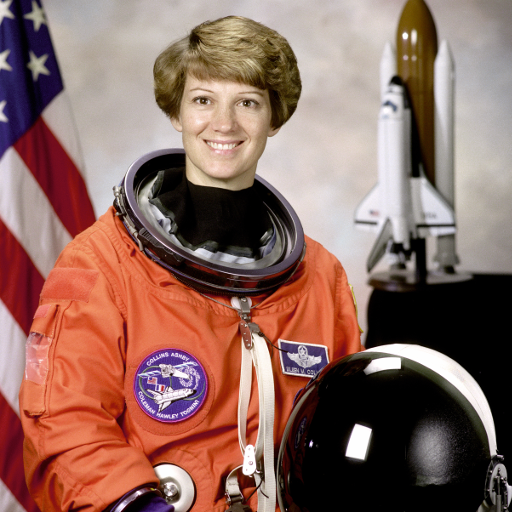
#> input picture Images/astronaut.png, 512 x 512 px; its folder holds 5 pictures in this run
$ jupyter execute Edge_Detection.ipynb   (older library calls are emulated)
#> lines starting #> are read from the running program, lines starting #| are printed output that depends on the picture
### **Edge Detection**

[](https://colab.research.google.com/github/jrafa1607/Computer_Vision_In_Python/blob/main/Algorithms/Edge_Detection.ipynb)

> Edges are places where the intensity changes sharply. They outline objects and are the starting point for segmentation and recognition. This notebook compares the **Roberts**, **Prewitt**, and **Sobel** gradient operators, the **Laplacian** (second derivative), and the multi-stage **Canny** detector.

[cell 1]
# Import libraries and helpers (images load from ../Images locally, or from GitHub in Colab)
import os
import urllib.request

import cv2
import numpy as np
from matplotlib import pyplot as plt

BASE_URL = "https://raw.githubusercontent.com/jrafa1607/Computer_Vision_In_Python/main/Images/"

def load_image(name, flags=cv2.IMREAD_COLOR):
    """Returns the image in OpenCV format (BGR for color images)."""
#> called with name = 'astronaut.png', flags = 1
    local = os.path.join("..", "Images", name)
    if os.path.exists(local):
        data = np.fromfile(local, np.uint8)
    else:
        with urllib.request.urlopen(BASE_URL + name) as response:
            data = np.frombuffer(response.read(), np.uint8)
    return cv2.imdecode(data, flags)
#> returned value is the input picture: shape (512, 512, 3); mean B, G, R 96.5, 105.8, 141.6

def show(images, titles, size=(14, 4)):
    """Shows images side by side; color images are converted from BGR to RGB for Matplotlib."""
    fig, axes = plt.subplots(1, len(images), figsize=size)
    for ax, image, title in zip(np.atleast_1d(axes), images, titles):
        if image.ndim == 3:
            ax.imshow(cv2.cvtColor(image, cv2.COLOR_BGR2RGB))
        else:
            ax.imshow(image, cmap="gray", vmin=0, vmax=255)
        ax.set_title(title)
        ax.axis("off")
    plt.tight_layout()
    plt.show()

[cell 2]
# Load the image and convert it to grayscale
img = load_image("astronaut.png")
gray = cv2.cvtColor(img, cv2.COLOR_BGR2GRAY)
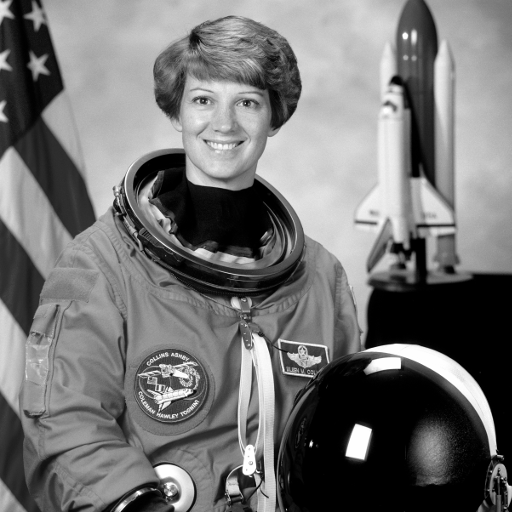
#> gray: shape (512, 512); min 0, max 255, mean 115.4

#### **01. Gradient Operators**

Each operator estimates the horizontal (`Gx`) and vertical (`Gy`) derivatives with a pair of kernels. The edge strength is the **gradient magnitude** `sqrt(Gx² + Gy²)`.

| Operator | Kernel size | Characteristics |
| --- | :---: | --- |
| Roberts | 2×2 | Diagonal differences; simple, very sensitive to noise |
| Prewitt | 3×3 | Equal weights; detects horizontal and vertical edges |
| Sobel | 3×3 | Center weight 2; smooths while differentiating, less noisy |

The kernels produce **negative values** (dark-to-bright and bright-to-dark transitions have opposite signs), so the computation must use floating point. With 8-bit output, the negative half of every edge is clipped to zero.

[cell 3]
# Gradient magnitude for Roberts, Prewitt, and Sobel (computed in float)
def gradient_magnitude(image, kx, ky):
    image = image.astype(np.float32)
    gx = cv2.filter2D(image, cv2.CV_32F, kx)
    gy = cv2.filter2D(image, cv2.CV_32F, ky)
    return np.clip(np.sqrt(gx ** 2 + gy ** 2), 0, 255).astype(np.uint8)
#> returned value: shape (512, 512)

roberts = gradient_magnitude(gray, np.array([[1, 0], [0, -1]], np.float32), np.array([[0, 1], [-1, 0]], np.float32))
prewitt = gradient_magnitude(gray, np.array([[-1, 0, 1]] * 3, np.float32), np.array([[-1, -1, -1], [0, 0, 0], [1, 1, 1]], np.float32))
#> in gradient_magnitude (call 2), `gy = cv2.filter2D(image, cv2.CV_32F, ky)`:
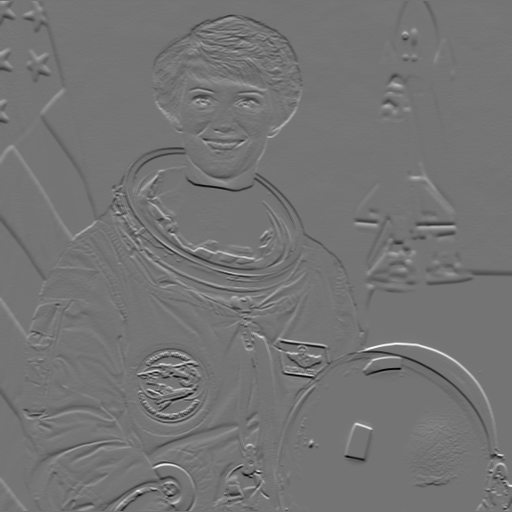
#> gy: shape (512, 512) float32; min -635, max 749, mean -1.3; drawn with min black and max white
#> in gradient_magnitude (call 2), `return np.clip(np.sqrt(gx ** 2 + gy ** 2), 0, 255).astype(np.uint8)`:
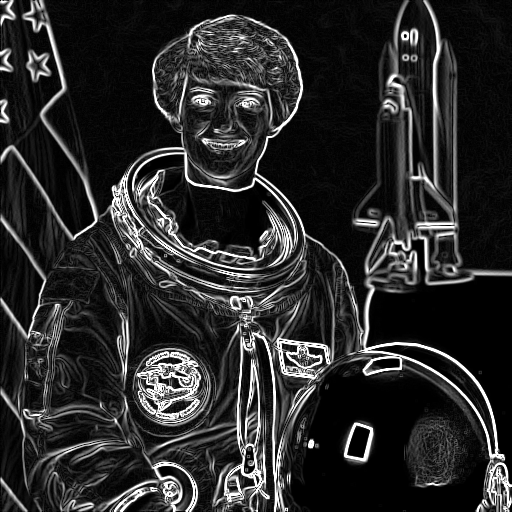
#> returned value: shape (512, 512); min 0, max 255, mean 42.6
sobel_x = cv2.Sobel(gray, cv2.CV_32F, 1, 0, ksize=3)
sobel_y = cv2.Sobel(gray, cv2.CV_32F, 0, 1, ksize=3)
sobel = np.clip(cv2.magnitude(sobel_x, sobel_y), 0, 255).astype(np.uint8)
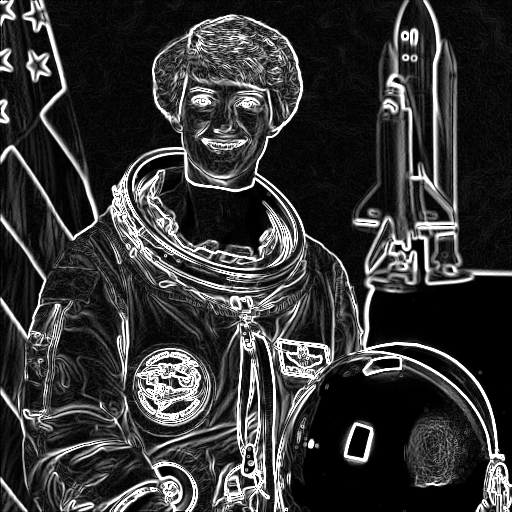
#> sobel: shape (512, 512); min 0, max 255, mean 53.7

show([roberts, prewitt, sobel], ["Roberts", "Prewitt", "Sobel"], size=(15, 5))
#> the loop in show, `for ax, image, title in zip(np.atleast_1d(axes), images, titles):` made 3 passes
#> title on passes 1 to 3: 'Roberts', 'Prewitt', 'Sobel'

**The 8-bit pitfall:** with `ddepth=-1` (same type as the input), OpenCV saturates negative derivatives to 0, so only bright-to-dark transitions in one direction survive. Compare the two vertical-edge maps below.

[cell 4]
# Horizontal derivative in 8 bits (negatives clipped) vs. absolute value in float
gx_8bit = cv2.Sobel(gray, -1, 1, 0, ksize=3)
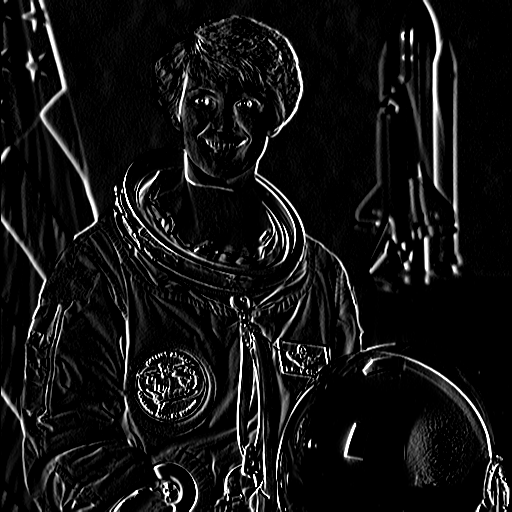
#> gx_8bit: shape (512, 512); min 0, max 255, mean 18.9
gx_float = np.clip(np.abs(sobel_x), 0, 255).astype(np.uint8)
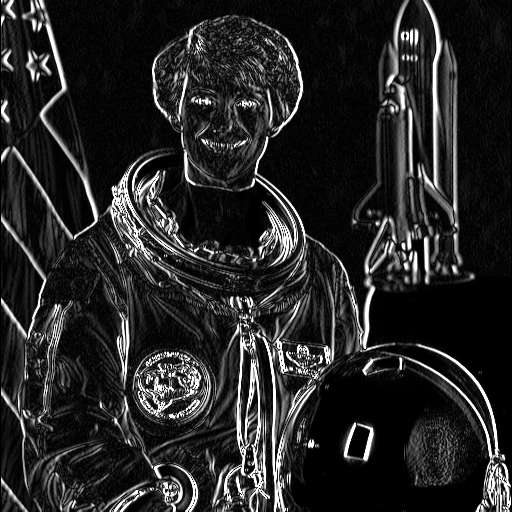
#> gx_float: shape (512, 512); min 0, max 255, mean 38.4
crop = (slice(180, 330), slice(150, 300))
print(f"Edge pixels above 50: 8-bit {np.count_nonzero(gx_8bit > 50)} vs. float {np.count_nonzero(gx_float > 50)}")
#| Edge pixels above 50: 8-bit 29026 vs. float 58742
show([gx_8bit[crop], gx_float[crop]], ["Gx in 8 bits (negatives lost)", "|Gx| computed in float"], size=(10, 5))
#> call 2 of show, with size = (10, 5)
#> the loop in show (call 2), `for ax, image, title in zip(np.atleast_1d(axes), images, titles):` made 2 passes
#> title on passes 1 to 2: 'Gx in 8 bits (negatives lost)', '|Gx| computed in float'
#> in show (call 2), `plt.show()`:
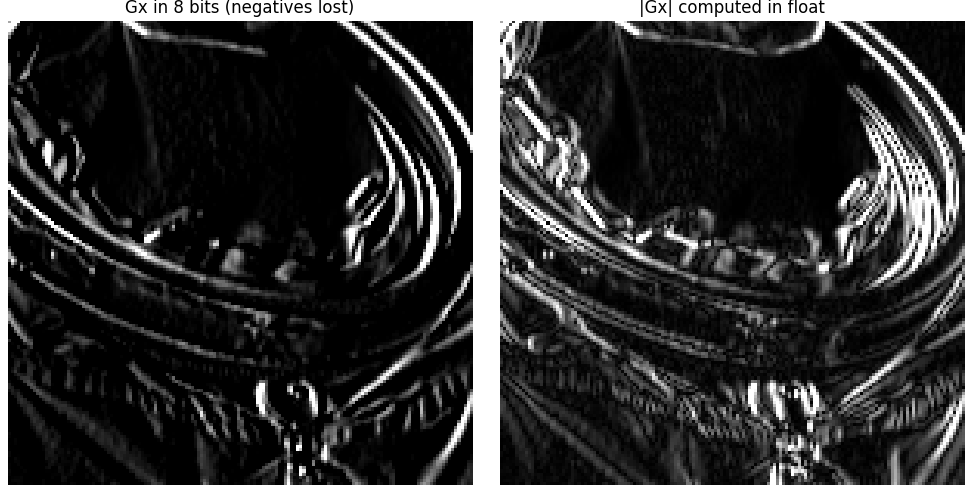
#> figure drawn by matplotlib, 2 panels

#### **02. Laplacian and Canny**

* **Laplacian:** second derivative; detects edges in all directions but amplifies noise, so it is usually applied after a Gaussian blur (**Laplacian of Gaussian**).
* **Canny:** Gaussian smoothing, gradient, non-maximum suppression (thin edges), and hysteresis with two thresholds. A common automatic choice sets the thresholds around the median intensity.

[cell 5]
# Laplacian of Gaussian and Canny with automatic thresholds
blurred = cv2.GaussianBlur(gray, (5, 5), 0)
log = np.clip(np.abs(cv2.Laplacian(blurred, cv2.CV_32F, ksize=3)) * 4, 0, 255).astype(np.uint8)
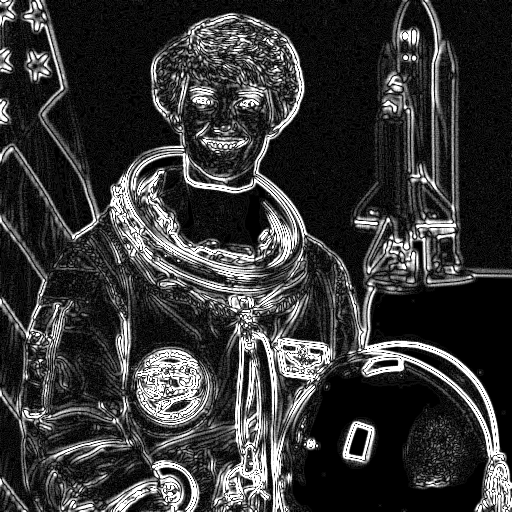
#> log: shape (512, 512); min 0, max 255, mean 55

median = np.median(gray)
#> median = 129
low, high = int(max(0, 0.67 * median)), int(min(255, 1.33 * median))
#> low = 86; high = 171
canny = cv2.Canny(blurred, low, high)
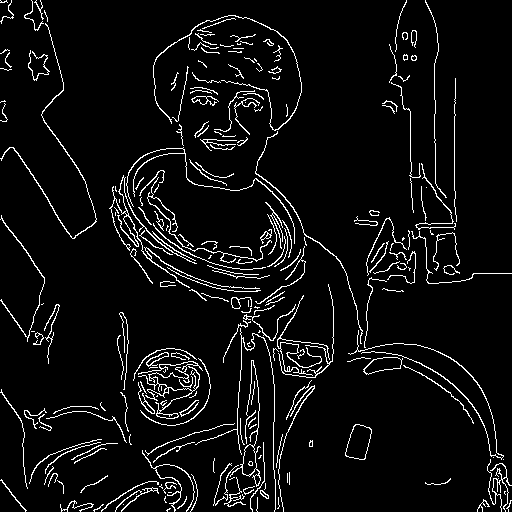
#> canny: shape (512, 512); 5.8% white in thin lines or dots
print(f"Canny thresholds: low={low}, high={high}")
#| Canny thresholds: low=86, high=171
show([img, log, canny], ["Original", "Laplacian of Gaussian", f"Canny ({low}, {high})"], size=(15, 5))
#> call 3 of show, with size = (15, 5)
#> the loop in show (call 3), `for ax, image, title in zip(np.atleast_1d(axes), images, titles):` made 3 passes
#> title on passes 1 to 3: 'Original', 'Laplacian of Gaussian', 'Canny (86, 171)'
#> in show (call 3), `plt.show()`:
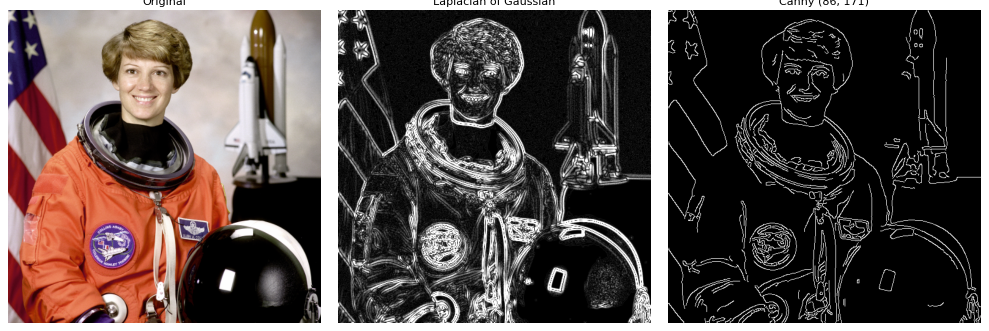
#> figure drawn by matplotlib, 3 panels
